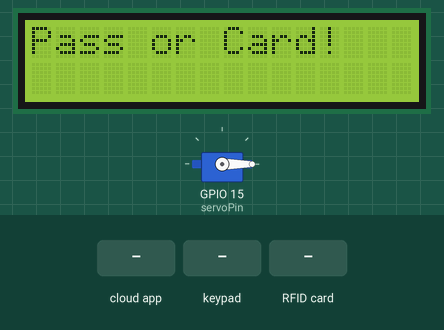
Bench run of a sketch on a simulated ESP32. On the bench: 16×2 character LCD, servo. Inputs (shaded band) come from the test bench. WiFi joins after 1.5 s; servers stay silent unless stated; EEPROM starts erased; the Firebase database answers and starts empty; what the sketch prints to the serial monitor is not drawn.

Above: at 2.8 s.
2.9 s: the phone or cloud app sets status to 1
At 3.5 s:
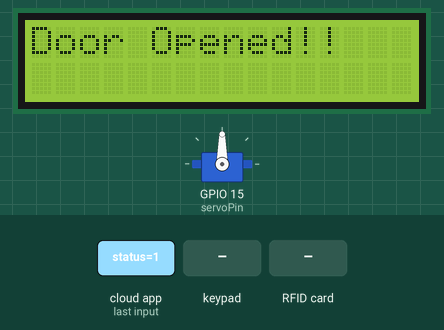
4.5 s: key 'C' pressed
At 4.59 s:
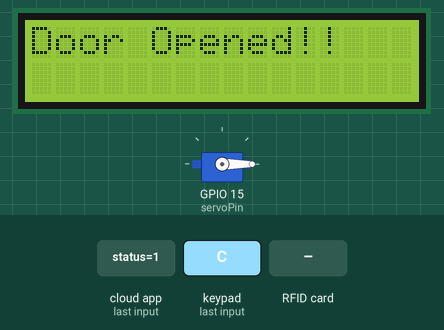
6.1 s: keypad keys 1 0 0 4 2 0 2 2 pressed 0.4 s apart
At 10.3 s:
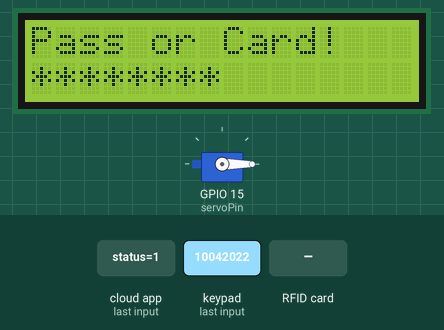
10.8 s: RFID card 10 04 20 22 held to the reader
At 11.2 s:
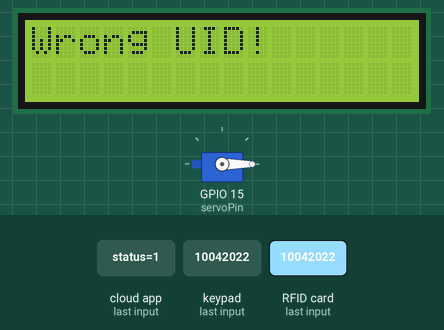
12.8 s: key 'D' pressed
At 14.2 s:
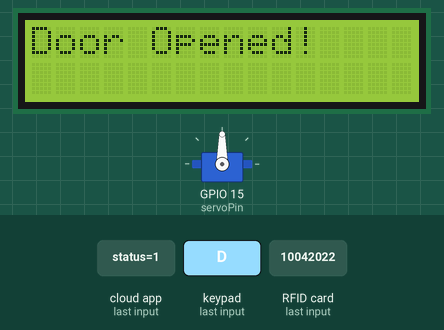
14.5 s: the phone or cloud app sets status to 0
At 15.7 s:
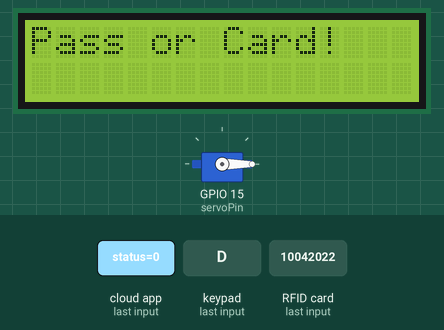
Timing chart, 0 to 17.4 s (numbered marks = the images above; inputs shaded):
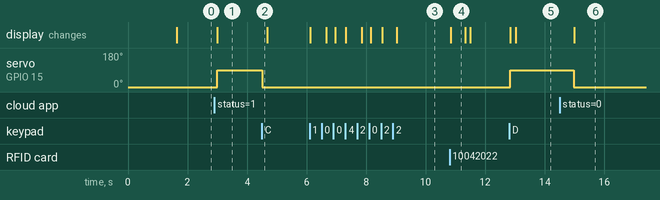

Measured:
- after the input at 2.9 s, servo on GPIO 15 (servoPin): 0° → 90° after 0.09 s; the display: changes after 0.10 s (image 1)
- after the input at 4.5 s, servo on GPIO 15 (servoPin): 90° → 0° at once
- after the input at 6.1 s, the display: first changes at once (image 3 shows a later state)
- after the input at 10.8 s, the display: changes at once (image 4)
- after the input at 12.8 s, servo on GPIO 15 (servoPin): 0° → 90° at once; the display: first changes at once (image 5 shows a later state)
- after the input at 14.5 s, servo on GPIO 15 (servoPin): 90° → 0° after 0.48 s; the display: changes after 0.49 s (image 6)
- what the display in image 4 shows lasts 0.5 s, from 10.8 s to 11.3 s

The sketch:

door.ino
```cpp
#include <WiFi.h>
#include <FirebaseESP32.h>
#include <Keypad.h>
#include <LiquidCrystal_I2C.h>
#include <Preferences.h>
#include <ESP32Servo.h>
#include <MFRC522.h>
#include <time.h>

// Function declarations
void checkAndUpdateData();
void updateDoorStatus(bool status);
void resetPasswordInput();
void doorMode();
void connectToWiFi(const char* ssid, const char* password);
void printStoredData();
void checkDoorStatus();
void setWarning(bool status);

// RFID configuration
#define SS_PIN 5
#define RST_PIN 4
MFRC522 rfid(SS_PIN, RST_PIN);

// LCD configuration
LiquidCrystal_I2C lcd(0x27, 16, 2);

// Firebase configuration
FirebaseData fbData;
FirebaseAuth auth;
FirebaseConfig config;

// Servo configuration
Servo doorServo;
const int servoPin = 15;

// Keypad configuration
const byte ROWS = 4;
const byte COLS = 4;
char keys[ROWS][COLS] = {
  { '1', '2', '3', 'A' },
  { '4', '5', '6', 'B' },
  { '7', '8', '9', 'C' },
  { '*', '0', '#', 'D' }
};
byte pin_rows[ROWS] = { 13, 12, 14, 27 };
byte pin_columns[COLS] = { 26, 25, 33, 32 };
Keypad keypad = Keypad(makeKeymap(keys), pin_rows, pin_columns, ROWS, COLS);

// WiFi and storage variables
String wifiSSID = "BMTNLK 2.4G";
String wifiPassword = "10042022";
String firebasePassword = "";
String inputPassword = "";
bool isConnect = false;
bool doorStatus = false;

// Door state variables
bool isClose = true;
bool isOpen = false;

// Firebase update interval
unsigned long lastFirebaseCheck = 0;
const unsigned long firebaseCheckInterval = 5000;

// Door status check interval
unsigned long lastDoorStatusCheck = 0;
const unsigned long doorStatusCheckInterval = 1000;

// Warning and attempt tracking
int failedAttempts = 0;
bool warning = false;
unsigned long warningResetTime = 0;

// Preferences storage
Preferences preferences;
String cardUIDs[10];

void setup() {
  Serial.begin(115200);

  // Start LCD and Servo
  lcd.init();
  lcd.backlight();
  doorServo.attach(servoPin);
  doorServo.write(0);

  // Start RFID
  SPI.begin();
  rfid.PCD_Init();

  // Configure Firebase
  config.host = "smart-home-bc0ad-default-rtdb.firebaseio.com";
  config.signer.tokens.legacy_token = "TusGUO2NY63doZZnEjDOaMrWDjRArTpcmZaIiz9r";
  Firebase.begin(&config, &auth);
  Firebase.reconnectWiFi(true);

  // Connect to WiFi
  connectToWiFi(wifiSSID.c_str(), wifiPassword.c_str());

  // Retrieve stored data from Preferences
  preferences.begin("doorData", false);
  firebasePassword = preferences.getString("password", "");
  for (int i = 0; i < 10; i++) {
    cardUIDs[i] = preferences.getString(String(i).c_str(), "");
  }

  // Print stored data
  printStoredData();
}

void loop() {
  doorMode();

  if (millis() - lastFirebaseCheck >= firebaseCheckInterval) {
    checkAndUpdateData();
    lastFirebaseCheck = millis();
  }

  if (millis() - lastDoorStatusCheck >= doorStatusCheckInterval) {
    checkDoorStatus();
    lastDoorStatusCheck = millis();
  }

  if (warning && millis() >= warningResetTime) {
    setWarning(false);
    warningResetTime = 0;
  }
}

void printStoredData() {
  Serial.println("Stored data from Preferences:");
  Serial.println("Password: " + firebasePassword);

  Serial.print("UID list: ");
  for (int i = 0; i < 10; i++) {
    if (cardUIDs[i] != "") {
      Serial.print(cardUIDs[i] + " ");
    }
  }
  Serial.println();
  Serial.println("--------------------------------------------");
}

void doorMode() {
  if (doorStatus && isClose) {
    doorServo.write(90);
    isClose = false;
    isOpen = true;
    updateDoorStatus(true);
  }

  if (isClose) {
    lcd.setCursor(0, 0);
    lcd.print("Pass or Card!");

    char temp = keypad.getKey();
    if (temp) {
      if (temp != 'A' && temp != 'B' && temp != 'C' && temp != 'D' && temp != '*' && temp != '#') {
        inputPassword += temp;
        lcd.setCursor(inputPassword.length() - 1, 1);
        lcd.print('*');
      } else if (temp == '#') {
        if (inputPassword.length() > 0) {
          inputPassword.remove(inputPassword.length() - 1);
          lcd.clear();
          lcd.print("Pass or Card!");
          lcd.setCursor(0, 1);
          for (int i = 0; i < inputPassword.length(); i++) {
            lcd.print('*');
          }
        }
      } else if (temp == 'D') {
        if (inputPassword == firebasePassword) {
          lcd.clear();
          doorServo.write(90);
          isClose = false;
          isOpen = true;
          doorStatus = true;
          updateDoorStatus(true);
          failedAttempts = 0;
        } else {
          lcd.clear();
          lcd.print("Wrong Password!");
          delay(500);
          resetPasswordInput();
          failedAttempts++;

          if (failedAttempts > 3) {
            setWarning(true);
            warningResetTime = millis() + 5000;
          }
        }
      }
    }

    if (rfid.PICC_IsNewCardPresent() && rfid.PICC_ReadCardSerial()) {
      String readUID = "";
      for (byte i = 0; i < rfid.uid.size; i++) {
        if (rfid.uid.uidByte[i] < 0x10) {
          readUID += "0";
        }
        readUID += String(rfid.uid.uidByte[i], HEX);
      }
      rfid.PICC_HaltA();
      readUID.toUpperCase();

      bool isValidUID = false;
      for (int i = 0; i < 10; i++) {
        if (readUID.equalsIgnoreCase(cardUIDs[i])) {
          isValidUID = true;
          doorServo.write(90);
          isClose = false;
          isOpen = true;
          doorStatus = true;
          updateDoorStatus(true);
          failedAttempts = 0;
          break;
        }
      }

      if (!isValidUID) {
        lcd.clear();
        lcd.print("Wrong UID!");
        delay(500);
        resetPasswordInput();
        failedAttempts++;

        if (failedAttempts > 3) {
          setWarning(true);
          warningResetTime = millis() + 5000;
        }
      }
    }
  }

  if (isOpen) {
    lcd.setCursor(0, 0);
    lcd.print("Door Opened!");

    char temp = keypad.getKey();
    if (temp == 'C') {
      doorServo.write(0);
      isClose = true;
      isOpen = false;
      doorStatus = false;
      updateDoorStatus(false);
      resetPasswordInput();
    }
  }
}

void checkAndUpdateData() {
  if (isConnect) {
    bool updateRequired = false;

    if (Firebase.getString(fbData, "/door/password")) {
      String newPassword = fbData.stringData();
      if (newPassword != firebasePassword) {
        firebasePassword = newPassword;
        preferences.putString("password", firebasePassword);
        updateRequired = true;
      }
    }

    if (Firebase.getArray(fbData, "/door/cards")) {
      FirebaseJsonArray& uidArray = fbData.jsonArray();
      size_t len = uidArray.size();
      bool uidChanged = false;
      FirebaseJsonData jsonData;

      for (int i = 0; i < 10; i++) {
        String newUID = "";
        if (i < len && uidArray.get(jsonData, i) && jsonData.type == "string") {
          newUID = jsonData.stringValue.c_str();
        }
        if (newUID != cardUIDs[i]) {
          cardUIDs[i] = newUID;
          preferences.putString(String(i).c_str(), newUID);
          uidChanged = true;
        }
      }
      updateRequired = updateRequired || uidChanged;
    }

    if (updateRequired) {
      Serial.println("Data updated from Firebase.");
      printStoredData();
    }
  }
}

void checkDoorStatus() {
  String status = doorStatus ? "Open" : "Closed";
  Serial.println("Current door status: " + status);

  if (Firebase.getBool(fbData, "/door/status")) {
    bool newStatus = fbData.boolData();
    if (newStatus != doorStatus) {
      doorStatus = newStatus;
      if (doorStatus) {
        doorServo.write(90);
        isClose = false;
        isOpen = true;
      } else {
        doorServo.write(0);
        isClose = true;
        isOpen = false;
      }
    }
  }
}

void updateDoorStatus(bool status) {
  if (isConnect) {
    Firebase.setBool(fbData, "/door/status", status);
  }
}

void resetPasswordInput() {
  inputPassword = "";
  lcd.clear();
}

void connectToWiFi(const char* ssid, const char* password) {
  WiFi.begin(ssid, password);
  Serial.print("Connecting to WiFi ");
  Serial.println(ssid);
  int retryCount = 0;
  while (WiFi.status() != WL_CONNECTED && retryCount < 30) {
    delay(500);
    Serial.print(".");
    retryCount++;
  }
  if (WiFi.status() == WL_CONNECTED) {
    isConnect = true;
    Serial.println("Connected!");
  } else {
    Serial.println("Failed to connect to WiFi.");
  }
}

void setWarning(bool status) {
  warning = status;
  if (isConnect) {
    Firebase.setBool(fbData, "/door/warning", status);
    if (status) {
      Serial.println("Warning: Too many failed attempts!");
    } else {
      Serial.println("Warning cleared.");
    }
  }
}
```
